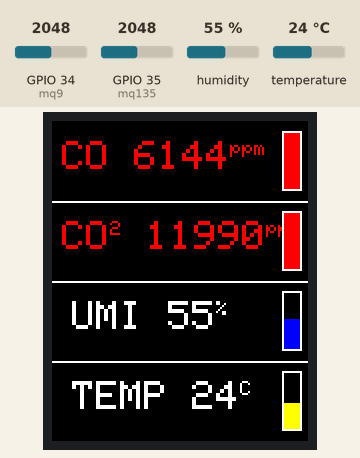
Simulated run of this sketch. Board: ESP32. On the bench: 128×160 colour display. The test bench sets the inputs (shaded band); at power-on: GPIO 34 (mq9) = 2048, GPIO 35 (mq135) = 2048, temperature 24 °C, humidity 55 %. WiFi joins after 1.5 s; servers stay silent unless stated; no MQTT or app messages arrive unless stated; what the sketch prints to the serial monitor is not drawn.

Above: at 3.8 s.
3.9 s: GPIO 34 (mq9) set to 2866
At 9.0 s:
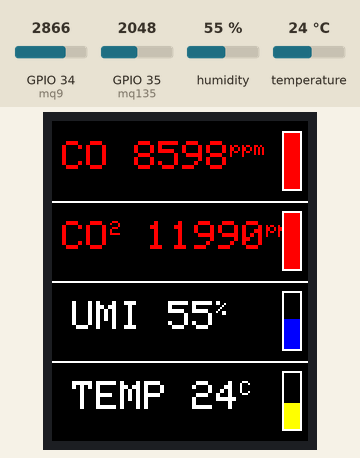
9.3 s: GPIO 35 (mq135) set to 270
At 14.0 s:
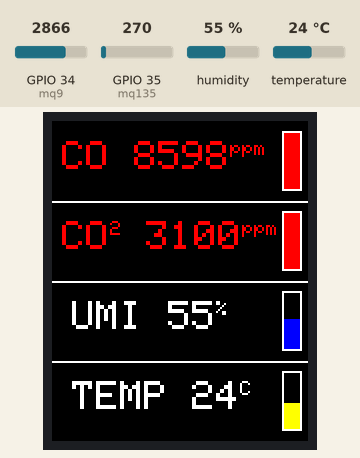
14.3 s: GPIO 35 (mq135) set to 235
At 19.0 s:
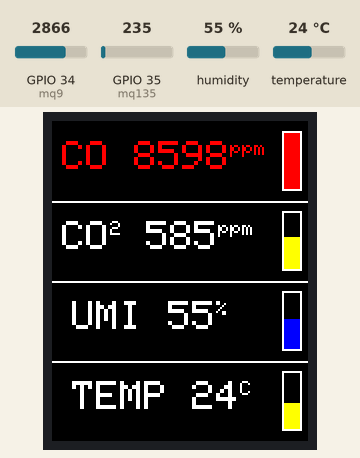
19.3 s: temperature set to 12 °C
At 24.1 s:
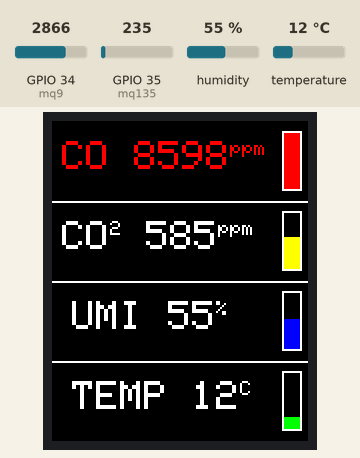
24.4 s: GPIO 34 (mq9) set to 143
At 29.1 s:
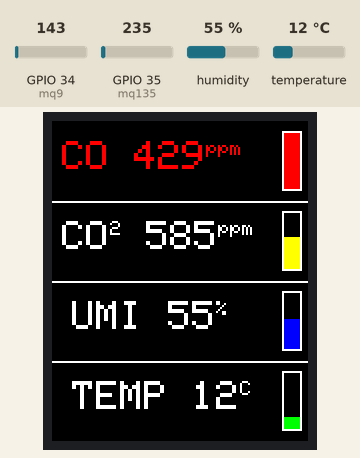
29.4 s: GPIO 34 (mq9) set to 121
At 34.2 s:
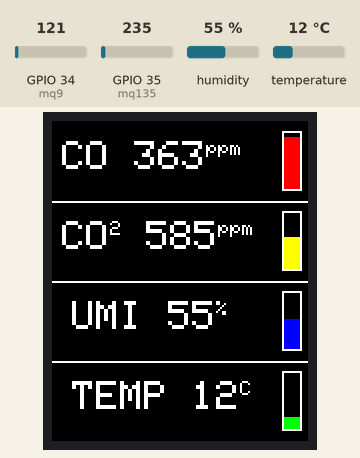
Timing chart, 0 to 35.4 s (numbered marks = the images above; inputs shaded):
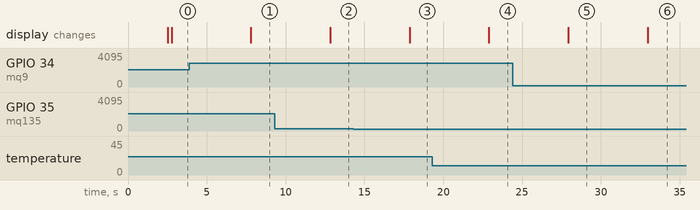

Measured:
- the behaviour switches between 251 and 250 on GPIO 35 (mq135) (found by bisection; images 2 and 3)
- the behaviour switches between 134 and 133 on GPIO 34 (mq9) (found by bisection; images 5 and 6)
- after the input at 3.9 s, the display: changes after 3.9 s (image 1)
- after the input at 9.3 s, the display: changes after 3.5 s (image 2)
- after the input at 14.3 s, the display: changes after 3.6 s (image 3)
- after the input at 19.3 s, the display: changes after 3.6 s (image 4)
- after the input at 24.4 s, the display: changes after 3.5 s (image 5)
- after the input at 29.4 s, the display: changes after 3.6 s (image 6)

The sketch:

finalClean.ino
```cpp
#include <arduino.h>
#include <WiFi.h>
#include <PubSubClient.h>
#include <HCSR04.h>
#include <Adafruit_Sensor.h>
#include <DHT.h>
#include <DHT_U.h>

#include <Adafruit_GFX.h>
#include <Adafruit_ST7735.h>
#include <SPI.h>
// Definição de pinos para o display TFT
#define TFT_CS 5    // Chip select conectado ao pino 5
#define TFT_RST 15  // Reset conectado ao pino 15
#define TFT_DC 32   // A0 conectado ao pino 32
#define TFT_MOSI 23 // Dados conectados ao pino 23
#define TFT_SCLK 18 // Clock conectado ao pino 18


#define DHTPIN 33     // Pino de dados do DHT22
#define DHTTYPE DHT22
#define D2 4
#define D3 0
#define pino_trigger 14
#define pino_echo 12
#define TOPICO_UMIDADE "UMIDADE"
#define TOPICO_TEMPERATURA "TEMPERATURA"
#define TOPICO_MONOXIDO "MONOXIDO"
#define TOPICO_DIOXIDO "DIOXIDO"
#define ID_MQTT "b9112678-efad-444f-aa37-bbab4953f5db"
double monoxido = 10;
double dioxido = 12;
double umidade = 14;
double temperatura = 16;
int mq135 = 35;
int mq9 = 34; //
int valorco;
int valorco2;

double caixa = 100;
double distancia;
double reserva;
char str[3];
char SSID[] = "TECTOY";
char PASSWORD[] = "senha180990";
const char *BROKER_MQTT = "test.mosquitto.org";
int BROKER_PORT = 1883;
String registrosOffline = ""; // Variável para armazenar registros quando offline
// Inicializa o sensor DHT
DHT dht(DHTPIN, DHTTYPE);

int a = 0;

WiFiClient espClient;
PubSubClient MQTT(espClient);
long numAleatorio;
UltraSonicDistanceSensor distanceSensor(pino_trigger, pino_echo);

unsigned long previousMillis = 0;
const long interval = 5000; // Intervalo para verificar a distância e publicar mensagens MQTT

void initWiFi(void);
void initMQTT(void);
void mqtt_callback(char *topic, byte *payload, unsigned int length);
void reconnectMQTT(void);
void reconnectWiFi(void);
void VerificaConexoesWiFIEMQTT(void);


void initWiFi(void)
{
  Serial.println("------Conexao WI-FI------");
  Serial.print("Conectando-se na rede: ");
  Serial.println(SSID);
  Serial.println("Aguarde");
  reconnectWiFi();
}

void initMQTT(void)
{
  MQTT.setServer(BROKER_MQTT, BROKER_PORT);
  MQTT.setCallback(mqtt_callback);
}

void mqtt_callback(char *topic, byte *payload, unsigned int length)
{
  String msg;
  for (int i = 0; i < length; i++)
  {
    char c = (char)payload[i];
    msg += c;
  }
}

void reconnectMQTT(void)
{
  while (!MQTT.connected())
  {
    Serial.print("* Tentando se conectar ao Broker MQTT: ");
    Serial.println(BROKER_MQTT);
    if (MQTT.connect(ID_MQTT))
    {
      Serial.println("Conectado com sucesso ao broker MQTT!");
      MQTT.subscribe(TOPICO_MONOXIDO);
      MQTT.subscribe(TOPICO_DIOXIDO);
      MQTT.subscribe(TOPICO_TEMPERATURA);
      MQTT.subscribe(TOPICO_UMIDADE);
    }
    else
    {
      Serial.println("Falha ao reconectar no broker.");
      Serial.println("Havera nova tentatica de conexao em 2s");
      delay(2000);
    }
  }
}

void VerificaConexoesWiFIEMQTT(void)
{
  if (!MQTT.connected())
    reconnectMQTT(); //se não há conexão com o Broker, a conexão é refeita
  reconnectWiFi();    //se não há conexão com o WiFI, a conexão é refeita
}

void reconnectWiFi(void)
{
  if (WiFi.status() == WL_CONNECTED)
    return;
  WiFi.begin(SSID, PASSWORD); // Conecta na rede WI-FI
  while (WiFi.status() != WL_CONNECTED)
  {
    delay(100);
    Serial.print(".");
  }
  Serial.println();
  Serial.print("Conectado com sucesso na rede ");
  Serial.print(SSID);
  Serial.println("\nIP obtido: ");
  Serial.println(WiFi.localIP());
}

// Inicializa o display
Adafruit_ST7735 tft = Adafruit_ST7735(TFT_CS, TFT_DC, TFT_MOSI, TFT_SCLK, TFT_RST);

void setup()
{
  Serial.begin(9600); //Enviar e receber dados em 9600 baud
  delay(1000);
//  pinMode(D2, OUTPUT);
//  pinMode(16, OUTPUT);
//  pinMode(5, OUTPUT);
  dht.begin();
  initWiFi();
  initMQTT();

    // Inicializa o display
  tft.initR(INITR_BLACKTAB); // Configuração padrão para display ST7735
  tft.fillScreen(ST7735_BLACK); // Limpa a tela
  tft.setRotation(0); // Define orientação (0 para retrato)
}


void exibirDados(int a, int b, int c, int d) {
  // Define as posições verticais para cada linha de texto
  int linha1 = 10;
  int linha2 = 50;
  int linha3 = 90;
  int linha4 = 130;
  tft.fillScreen(ST7735_BLACK);
  tft.setTextColor(ST7735_WHITE);

  // Exibe as linhas horizontais para separação
  tft.drawLine(0, linha2 - 10, 128, linha2 - 10, ST7735_WHITE);
  tft.drawLine(0, linha3 - 10, 128, linha3 - 10, ST7735_WHITE);
  tft.drawLine(0, linha4 - 10, 128, linha4 - 10, ST7735_WHITE);

  // Exibe o primeiro dado
  if(a < 400){
  tft.setCursor(5, linha1);
  tft.setTextSize(2); // Tamanho grande para o texto principal
  tft.print("CO ");
  tft.print(a);
  tft.setTextSize(1); // Tamanho menor para "ppm"
  tft.print("ppm");
  }else{
  tft.setTextColor(ST7735_RED);
  tft.setCursor(5, linha1);
  tft.setTextSize(2); // Tamanho grande para o texto principal
  tft.print("CO ");
  tft.print(a);
  tft.setTextSize(1); // Tamanho menor para "ppm"
  tft.print("ppm");
  tft.setTextColor(ST7735_WHITE);
  }
  // Exibe a barra vertical ao lado direito
  desenharBarraVertical(115, linha1 - 5, linha2 - 15, a/4); // Barra vertical (12% preenchida)

  // Exibe o segundo dado
  if(b < 1000){
  tft.setCursor(5, linha2);
  tft.setTextSize(2);
  tft.print("CO");
  tft.setTextSize(1);
  tft.print("2");
  tft.setTextSize(2);
  tft.print(" ");
  tft.print(b);
  tft.setTextSize(1);
  tft.print("ppm");
  }else{
  tft.setTextColor(ST7735_RED);
  tft.setCursor(5, linha2);
  tft.setTextSize(2);
  tft.print("CO");
  tft.setTextSize(1);
  tft.print("2");
  tft.setTextSize(2);
  tft.print(" ");
  tft.print(b);
  tft.setTextSize(1);
  tft.print("ppm");
  tft.setTextColor(ST7735_WHITE);
  }


  // Exibe a barra vertical ao lado direito
  desenharBarraVertical(115, linha2 - 5, linha3 - 15, b/10); // Barra vertical (75% preenchida)

  // Exibe o terceiro dado
  tft.setCursor(10, linha3);
  tft.setTextSize(2);
  tft.print("UMI ");
  tft.print(c);
  tft.setTextSize(1);
  tft.print("%");

  // Exibe a barra vertical ao lado direito
  desenharBarraVertical(115, linha3 - 5, linha4 - 15, c); // Barra vertical (55% preenchida)

  // Exibe o quarto dado
  tft.setCursor(10, linha4);
  tft.setTextSize(2);
  tft.print("TEMP ");
  tft.print(d);
  tft.setTextSize(1);
  tft.print("C");

  // Exibe a barra vertical ao lado direito
  desenharBarraVertical(115, linha4 - 5, 155, d*2); // Barra vertical (25% preenchida)
}

uint16_t determinarCor(int nivel) {
  // Retorna a cor com base no nível
  if (nivel <= 30) {
    return ST7735_GREEN; // Verde para níveis baixos
  } else if (nivel <= 70) {
    return ST7735_YELLOW; // Amarelo para níveis moderados
  } else {
    return ST7735_RED; // Vermelho para níveis altos
  }
}

void desenharBarraVertical(int x, int yTop, int yBottom, int nivel) {
  if(nivel > 100)
  nivel = 100;
  int barraMaxHeight = yBottom - yTop;                  // Altura máxima da barra
  int barraHeight = map(nivel, 0, 100, 0, barraMaxHeight); // Ajusta a altura da barra com base no nível
  int barraY = yBottom - barraHeight;                  // Calcula a posição inicial da barra (crescendo para cima)

  uint16_t cor = determinarCor(nivel);

  // Determina a cor da barra
  if(yTop == 85)
  cor = ST7735_BLUE;

  // Desenha a barra preenchida
  tft.fillRect(x, barraY, 10, barraHeight, cor);

  // Adiciona contorno branco para a barra
  tft.drawRect(x, yTop, 10, barraMaxHeight, ST7735_WHITE);
}


void loop() {

  int valorAnalogico = analogRead(mq9);  // Lê o valor analógico do pino
  int valorAnalogico2 = analogRead(mq135);


 if(valorAnalogico2 < 0)
  valorAnalogico2 = 350;
  else
  valorAnalogico2 += 350;

  valorco2 = valorAnalogico2;
  valorco = valorAnalogico;

 if(valorco2 > 600)
  valorco2 = valorAnalogico2 * 5;

  if(valorAnalogico > 100)
  valorco = valorAnalogico * 3;


VerificaConexoesWiFIEMQTT();
    MQTT.loop();

  float humidity = dht.readHumidity();
  float temperature = dht.readTemperature();
  MQTT.publish(TOPICO_UMIDADE, String(humidity).c_str());
  MQTT.publish(TOPICO_TEMPERATURA, String(temperature).c_str());
  MQTT.publish(TOPICO_MONOXIDO, String(valorco).c_str());
  MQTT.publish(TOPICO_DIOXIDO, String(valorco2).c_str());

  exibirDados(valorco,valorco2,humidity,temperature);
    Serial.print("CO ");
  Serial.println(valorco);
    Serial.print("CO2 ");
  Serial.println(valorco2);
  delay(5000);
  }
```
